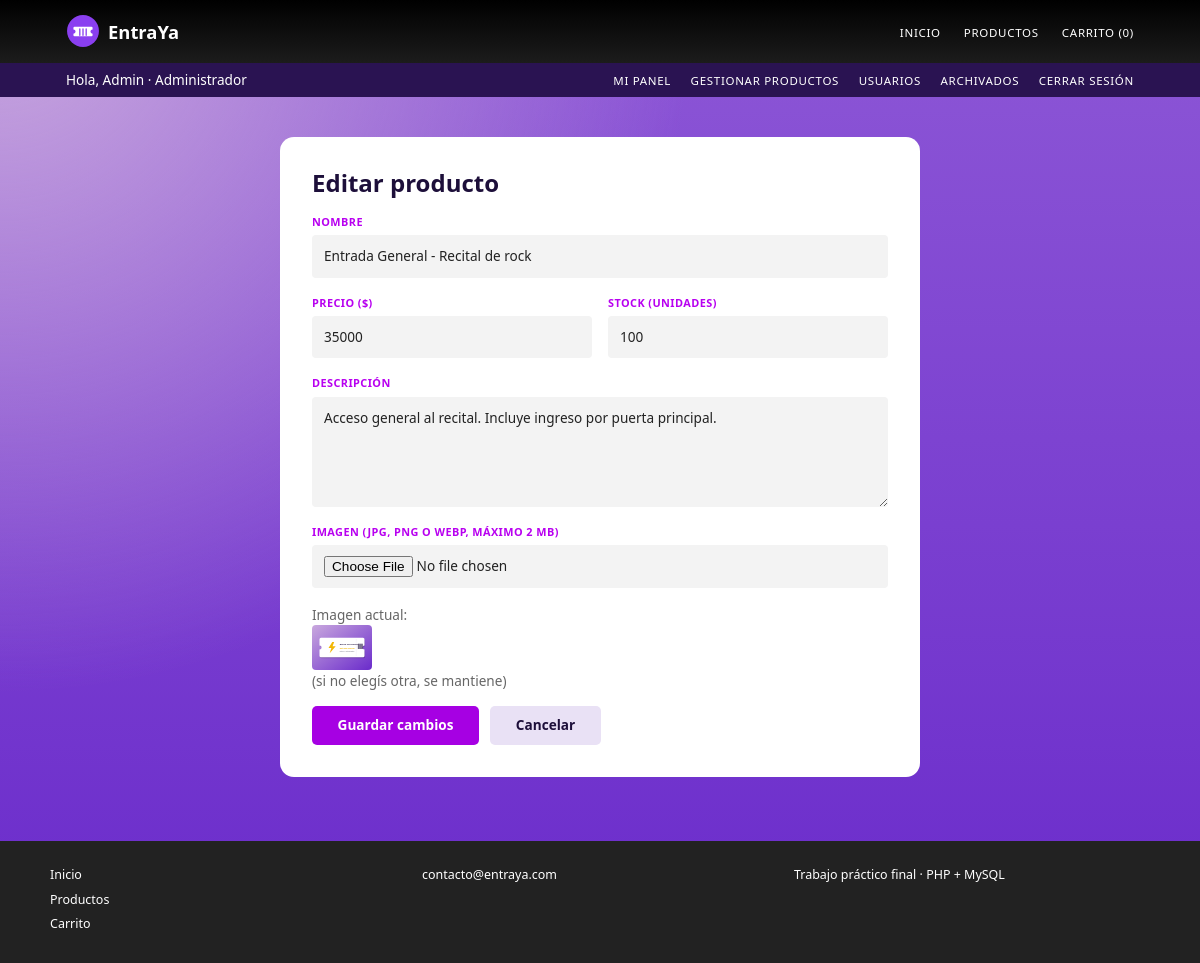
Screenshot of /editar_producto.php?id=1 (signed in) with the database file from the repository.
### tables this page shows
CREATE TABLE IF NOT EXISTS productos (
  id              INT UNSIGNED NOT NULL AUTO_INCREMENT,
  nombre          VARCHAR(100) NOT NULL,
  descripcion     TEXT NOT NULL,
  precio          INT UNSIGNED NOT NULL,
  stock           INT UNSIGNED NOT NULL DEFAULT 0,
  imagen          VARCHAR(255) NULL DEFAULT NULL,      
  fecha_creacion  DATETIME NOT NULL DEFAULT CURRENT_TIMESTAMP,
  PRIMARY KEY (id)
);

### includes/campos_producto.php (the view, shortened to what this page needs)
<label>Nombre
    <input type="text" name="nombre" maxlength="100" required value="<?= e($v['nombre'] ?? '') ?>">
</label>
<div class="fila">
    <label>Precio ($)
        <input type="number" name="precio" min="1" required value="<?= e($v['precio'] ?? '') ?>">
    </label>
    <label>Stock (unidades)
        <input type="number" name="stock" min="0" max="9999" required value="<?= e($v['stock'] ?? '') ?>">
    </label>
</div>
<label>Descripción
    <textarea name="descripcion" maxlength="1000"><?= e($v['descripcion'] ?? '') ?></textarea>
</label>
<label>Imagen (JPG, PNG o WEBP, máximo 2 MB)
    <input type="file" name="imagen" accept="image/jpeg,image/png,image/webp">
</label>
<?php if (!empty($imagenActual)): ?>
    <p class="nota">Imagen actual: <?= img_producto($imagenActual, 'Imagen actual', 'img-mini') ?> (si no elegís otra, se mantiene)</p>
<?php endif; ?>

### includes/funciones.php (shortened to what this page needs)
<?php
function e($texto): string {
    return htmlspecialchars((string)$texto, ENT_QUOTES, 'UTF-8');
}
function img_producto(?string $archivo, string $alt, string $clase = 'img-producto'): string {
    $archivo = $archivo ? basename($archivo) : '';
    if ($archivo !== '' && is_file(__DIR__ . '/../img/productos/' . $archivo)) {
        return '<img class="' . e($clase) . '" src="img/productos/' . e($archivo) . '" alt="' . e($alt) . '">';
    }
    return '<div class="' . e($clase) . ' sin-imagen">Sin imagen</div>';
}

### css/estilos.css (style rules this page uses)
:root { --negro:#0d0d0d; --gris-banda:#363636; --gris-pie:#222; --violeta:#6a2bcb; --lila:#c9a8de; --magenta:#a600e3; --cian:#5ad7f2; --tinta:#1d0f3a; --linea:#e6dff2; }
* { box-sizing:border-box }
html { overflow-x:hidden }
body { margin:0;font-family:"Segoe UI","Helvetica Neue",Arial,sans-serif;font-size:15px;line-height:1.6;color:#fff; background:radial-gradient(circle at 0% 0%,#c9a8de 0%,rgba(201,168,222,0) 45%),linear-gradient(180deg,#8d57d6 0%,#6a2bcb 100%) fixed; min-height:100vh;display:flex;flex-direction:column }
label { display:block;font-size:.68rem;font-weight:700;text-transform:uppercase;letter-spacing:.04em;color:#b800f0;margin-bottom:1rem }
input,select,textarea { display:block;width:100%;margin-top:.3rem;padding:.65rem .75rem;border:0;border-radius:4px;background:#f3f3f3;font:inherit;font-size:.85rem;color:#222;text-transform:none;letter-spacing:0;font-weight:400 }
textarea { min-height:110px;resize:vertical }
.fila { display:grid;grid-template-columns:repeat(auto-fit,minmax(220px,1fr));gap:1rem }
.nota { color:#666;font-size:.85rem;margin-top:1rem }
.img-mini { display:block;width:60px;height:45px;object-fit:cover;border-radius:4px;font-size:.6rem;text-align:center }

### rows the page displays
productos: nombre "Entrada General - Recital de rock", precio "35000", stock "100", descripcion "Acceso general al recital. Incluye ingreso por puerta principal.", imagen (picture)

### other values shown
SITIO "EntraYa"
$nCarrito "0"
$_SESSION['nombre'] "Admin"
